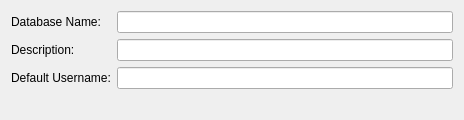
<?xml version="1.0" encoding="UTF-8"?>
<ui version="4.0">
 <class>DatabaseSettingsWidgetMetaData</class>
 <widget class="QWidget" name="DatabaseSettingsWidgetMetaData">
  <property name="geometry">
   <rect>
    <x>0</x>
    <y>0</y>
    <width>464</width>
    <height>120</height>
   </rect>
  </property>
  <property name="sizePolicy">
   <sizepolicy hsizetype="MinimumExpanding" vsizetype="Preferred">
    <horstretch>0</horstretch>
    <verstretch>0</verstretch>
   </sizepolicy>
  </property>
  <property name="minimumSize">
   <size>
    <width>450</width>
    <height>0</height>
   </size>
  </property>
  <layout class="QFormLayout">
   <item row="0" column="0">
    <widget class="QLabel" name="databaseNameLabel">
     <property name="text">
      <string>Database Name:</string>
     </property>
    </widget>
   </item>
   <item row="0" column="1">
    <widget class="QLineEdit" name="databaseName"/>
   </item>
   <item row="1" column="0">
    <widget class="QLabel" name="databaseDescriptionLabel">
     <property name="text">
      <string>Description:</string>
     </property>
    </widget>
   </item>
   <item row="1" column="1">
    <widget class="QLineEdit" name="databaseDescription"/>
   </item>
   <item row="2" column="0">
    <widget class="QLabel" name="databaseDefaultUsernameLabel">
     <property name="text">
      <string>Default Username:</string>
     </property>
    </widget>
   </item>
   <item row="2" column="1">
    <widget class="QLineEdit" name="databaseDefaultUsername"/>
   </item>
  </layout>
 </widget>
 <resources/>
 <connections/>
</ui>
